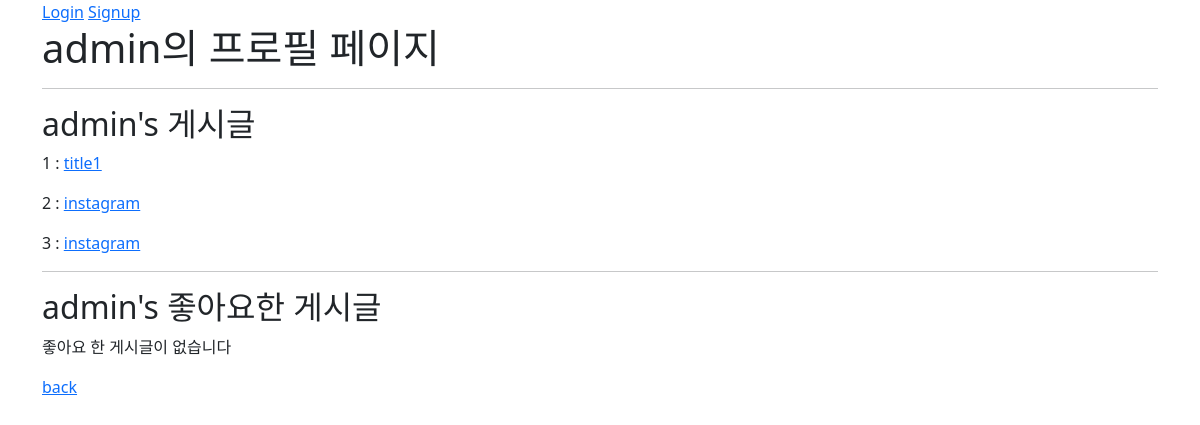
The app's page /articles/admin/ with its own data.
### accounts/models.py (models this page shows)
class User(AbstractUser):
    pass

### articles/models.py (models this page shows, shortened)
class Article(models.Model):
    user = models.ForeignKey(settings.AUTH_USER_MODEL, on_delete=models.CASCADE)
    like_users = models.ManyToManyField(settings.AUTH_USER_MODEL, related_name='like_articles')
    hashtags = models.ManyToManyField(Hashtag)
    title = models.CharField(max_length=10)
    content = models.TextField()
    created_at = models.DateTimeField(auto_now_add=True)
    updated_at = models.DateTimeField(auto_now=True)

### articles/views.py (the view)
# urls.py: path('<str:username>/', views.profile, name='username'),
def profile(request, username):
    user = get_user_model().objects.filter(username = username).first()
    articles = user.article_set.all()
    like_articles = user.like_articles.all()
    context = {
        'user': user,
        'articles':articles,
        'like_articles':like_articles,
    }
    return render(request, 'articles/profile.html', context)

### articles/templates/articles/profile.html
{% extends 'base.html' %}
{% block content %}
  <h1>{{ user }}의 프로필 페이지</h1>
  <hr>
  <h2>{{ user }}'s 게시글</h2>
    {% for article in articles %}
    <p> {{article.pk}} : <a href="{% url 'articles:detail' article.pk %}"> {{article.title}} </a> </p>
    {% empty %}
    <p> 게시글이 없습니다 </p>
    {% endfor %}
  <hr>
  <h2>{{ user }}'s 좋아요한 게시글</h2>
    {% for like in like_articles %}
    <p> {{like}} </p>
    {% empty %}
    <p> 좋아요 한 게시글이 없습니다 </p>
    {% endfor %}
    <a href="{% url 'articles:index' %}">back</a>
{% endblock content %}

### records on screen
User: username "admin"
Article: pk "1", title "title1"
Article: pk "2", title "instagram"
Article: pk "3", title "instagram"
